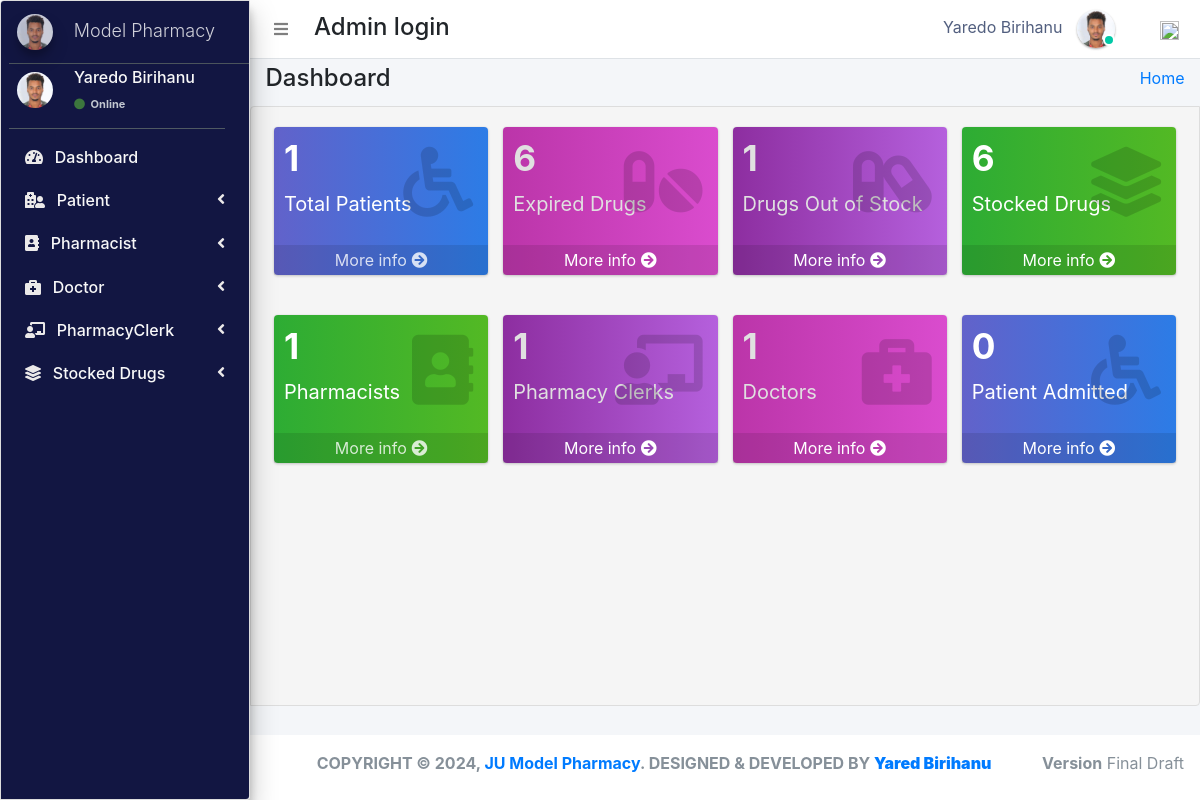
The page / (signed in) on the database its author committed.
### pharmacy/models.py (models this page shows, shortened)
class CustomUser(AbstractUser):
    user_type_data = ((1, "AdminHOD"), (2, "Pharmacist"), (3, "Doctor"), (4, "PharmacyClerk"),(5, "Patients"))
    user_type = models.CharField(default=1, choices=user_type_data, max_length=10)

class AdminHOD(models.Model):
    gender_category=(
        ('Male','Male'),
        ('Female','Female'),
    )
    admin = models.OneToOneField(CustomUser,null=True, on_delete = models.CASCADE)
    emp_no= models.CharField(max_length=100,null=True,blank=True)
    gender=models.CharField(max_length=100,null=True,choices=gender_category)
    mobile=models.CharField(max_length=10,null=True,blank=True)
    address=models.CharField(max_length=300,null=True,blank=True)
    profile_pic=models.ImageField(default="admin.png",null=True,blank=True)
    created_at = models.DateTimeField(auto_now_add=True)
    updated_at = models.DateTimeField(auto_now=True)
    date_employed=models.DateTimeField(auto_now_add=True, auto_now=False)
    objects = models.Manager()

### pharmacy/HODViews.py (the view)
# urls.py: path('',HODViews.adminDashboard,name='admin_dashboard'),
@login_required
def adminDashboard(request):
    patients_total=Patients.objects.all().count()
    doctors=Doctor.objects.all().count()
    pharmacist=Pharmacist.objects.all().count()
    receptionist=PharmacyClerk.objects.all().count()
    out_of_stock=Stock.objects.filter(quantity__lte=0).count()
    total_stock=Stock.objects.all().count()
    today = datetime.today()
    for_today = Patients.objects.filter(date_admitted__year=today.year, date_admitted__month=today.month, date_admitted__day=today.day).count()
    print(for_today)
    exipred=Stock.objects.annotate(
    expired=ExpressionWrapper(Q(valid_to__lt=Now()), output_field=BooleanField())
    ).filter(expired=True).count()
    context={
        "patients_total":patients_total,
        "expired_total":exipred,
        "out_of_stock":out_of_stock,
        "total_drugs":total_stock,
        "all_doctors":doctors,
        "all_pharmacists":pharmacist,
        "all_clerks":receptionist,
        "for_today":for_today
    }
    return render(request,'hod_templates/admin_dashboard.html',context)

### pharmacy/templates/hod_templates/admin_dashboard.html
 {% extends 'hod_templates/base_template.html'%} {% load static %} {% block page_title %}
<h4>Dashboard</h4> {% endblock page_title %} {% block main_content %}
<section class="content">
    <div class="container-fluid">
        <div class="col-lg-12 col-md-12 dash-icon">
            <div class="row">
                <div class="col-lg-3 col-md-6   col-sm-6">
                    <div class="small-box mojahi">
                        <div class="inner">
                            <h3>{{patients_total}}</h3>
                            <p>Total Patients</p>
                        </div>
                        <div class="icon uzer">
                            <i class="fas fa-wheelchair"></i>
                        </div>
                        <a href="" class="small-box-footer">More info <i class="fas fa-arrow-circle-right"></i></a>
                    </div>
                </div>
                <div class="col-lg-3 col-sm-6  col-sm-6">
                    <div class="small-box mojahi2">
                        <div class="inner">
                            <h3>{{expired_total}}</h3>
                            <p>Expired Drugs</p>
                        </div>
                        <div class="icon">
                            <i class="fas fa-pills"></i>
                        </div>
                        <a href="" class="small-box-footer text-white">More info <i class="fas fa-arrow-circle-right"></i></a>
                    </div>
                </div>
                <div class="col-lg-3 col-md-6  col-sm-6">
                    <div class="small-box mojahi3">
                        <div class="inner">
                            <h3>{{out_of_stock}}</h3>
                            <p>Drugs Out of Stock</p>
                        </div>
                        <div class="icon">
                            <i class="fas fa-capsules"></i>
                        </div>
                        <a href="" class="small-box-footer text-white">More info <i class="fas fa-arrow-circle-right"></i></a>
                    </div>
                </div>
                <div class="col-lg-3 col-md-6  col-sm-6">
                    <div class="small-box mojahi4">
                        <div class="inner">
                            <h3>{{total_drugs}}</h3>
                            <p>Stocked Drugs</p>
                        </div>
                        <div class="icon">
                            <i class="fas fa-layer-group"></i>
                        </div>
                        <a href="" class="small-box-footer text-white">More info <i class="fas fa-arrow-circle-right"></i></a>
                    </div>
                </div>
            </div>
            <div class="row">
                <div class="col-lg-3 col-md-6   col-sm-6">
                    <div class="small-box mojahi4">
                        <div class="inner">
                            <h3>{{all_pharmacists}}</h3>
                            <p>Pharmacists</p>
                        </div>
                        <div class="icon uzer">
                            <i class="fas  fa-address-book"></i>
                        </div>
                        <a href="" class="small-box-footer">More info <i class="fas fa-arrow-circle-right"></i></a>
                    </div>
                </div>
                <div class="col-lg-3 col-sm-6  col-sm-6">
                    <div class="small-box mojahi3">
                        <div class="inner">
                            <h3>{{all_clerks}}</h3>
                            <p> Pharmacy Clerks</p>
                        </div>
                        <div class="icon">
                            <i class="fas fa-chalkboard-teacher"></i>
                        </div>
                        <a href="" class="small-box-footer text-white">More info <i class="fas fa-arrow-circle-right"></i></a>
                    </div>
                </div>
                <div class="col-lg-3 col-md-6  col-sm-6">
                    <div class="small-box mojahi2">
                        <div class="inner">
                            <h3>{{all_doctors}}</h3>
                            <p>Doctors</p>
                        </div>
                        <div class="icon">
                            <i class="fas fa-briefcase-medical "></i>
                        </div>
                        <a href="" class="small-box-footer text-white">More info <i class="fas fa-arrow-circle-right"></i></a>
                    </div>
                </div>
                <div class="col-lg-3 col-md-6  col-sm-6">
                    <div class="small-box mojahi">
                        <div class="inner">
                            <h3>{{for_today}}</h3>
                            <p>Patient Admitted</p>
                        </div>
                        <div class="icon">
                            <i class="fas fa-wheelchair "></i>
                        </div>
                        <a href="" class="small-box-footer text-white">More info <i class="fas fa-arrow-circle-right"></i></a>
                    </div>
                </div>
            </div>
        </div>
    </div>
</section>
{% endblock main_content %}

### pharmacy/templates/hod_templates/base_template.html (shortened to what this page needs)
{% extends 'base_file.html' %} {% block htm %}
<body class="hold-transition sidebar-mini layout-fixed">
    <div class="wrapper">
        <nav class="main-header navbar navbar-expand navbar-white navbar-light">
            <ul class="navbar-nav">
                <li class="nav-item">
                    <a class="nav-link" data-widget="pushmenu" href="#" role="button"><i class="fas fa-bars"></i></a>
                </li>
            </ul>
            <h4 style="margin-left: 10px; margin-top: 5px;">Admin login </h4>
            <ul class="navbar-nav ml-auto">
                <li class="mx-3">
                    <a href="#" class="sm-submenu-with-image a">
                        <span>{{user.first_name}}  {{user.last_name}}</span>
                        <img src="{{request.user.adminhod.profile_pic.url}}" class="img-circle elevation-1" width="38" height="38" alt="">
                        <span class="avatar-status avatar-sm-status avatar-status-success"></span>
                    </a>
                </li>
                <li class="nav-item dropdown ml-3 low">
                    <a href="#" class="btn btn-outlined btn-black text-muted bg-transparent " data-toggle="dropdown" aria-expanded="false" data-wow-delay="0.7s"><img src="https://img.icons8.com/ios/50/000000/settings.png" width="19" height="19">
                    </a>
                </li>
            </ul>
        </nav>
        {% include 'hod_templates/sidebar.html'%}
        <div class="content-wrapper">
            <div class="content-header">
                <div class="container-fluid">
                    <div class="row ">
                        <div class="col-sm-6">
                            <h1 class="m-0 text-dark">
                                {% block page_title %} {% endblock page_title %}
                            </h1>
                        </div>
                        <div class="col-sm-6 ">
                            <ol class="breadcrumb float-sm-right">
                                <li class="breadcrumb-item"><a href="">Home</a></li>
                            </ol>
                        </div>
                    </div>
                </div>
            </div>
            {% block main_content %} {% endblock main_content %}
        </div>
        {% include 'hod_templates/footer.html'%}
    </div>
    {% endblock htm %}

### pharmacy/templates/hod_templates/sidebar.html (shortened to what this page needs)
<aside class="main-sidebar sidebar-dark-primary elevation-4">
    <a href="" class="brand-link ml-2">
        <img src="{{request.user.adminhod.profile_pic.url}}" alt="" width="36" height="36" class=" img-circle elevation-3" style="opacity: .8">
        <span class="brand-text font-weight-light mt-1 ml-3 mmust">Model Pharmacy</span>
    </a>
    <div class="sidebar">
        <div class="user-panel mr-3">
            <div class="pull-left image sm-submenu-with-image a ml-2 ">
                <img src="{{request.user.adminhod.profile_pic.url}}" class="img-circle mt-2" width="36" height="36" alt="User Image">
            </div>
            <div class="pull-left info">
                <p>{{user.first_name}} {{user.last_name}}</p>
                <a href="#"><i class="fa fa-circle text-success "></i> Online</a>
            </div>
        </div>
        <nav class="mt-2">
            <ul class="nav nav-pills nav-sidebar flex-column" data-widget="treeview" role="menu" data-accordion="false">
                <li class="nav-item">
                    <a href="{% url  'admin_dashboard' %}" class="nav-link">
                        <i class="fas fa-tachometer-alt mr-2"></i>
                        <p>
                            Dashboard
                        </p>
                    </a>
                </li>
                <li class="nav-item">
                    <a href="#" class="nav-link">
                        <i class="fas fa-hospital-user mr-2"></i>
                        <p>
                            Patient
                            <i class="right fas fa-angle-left"></i>
                        </p>
                    </a>
                </li>
                <li class="nav-item">
                    <a href="#" class="nav-link">
                        <i class="fas fa-address-book mr-2"></i>
                        <p>
                            Pharmacist
                            <i class="right fas fa-angle-left"></i>
                        </p>
                    </a>
                </li>
                <li class="nav-item">
                    <a href="#" class="nav-link">
                        <i class="fas fa-briefcase-medical mr-2"></i>
                        <p>
                            Doctor
                            <i class="right fas fa-angle-left"></i>
                        </p>
                    </a>
                </li>
                <li class="nav-item">
                    <a href="#" class="nav-link">
                        <i class="fas fa-chalkboard-teacher mr-2"></i>
                        <p>
                            PharmacyClerk
                            <i class="right fas fa-angle-left"></i>
                        </p>
                    </a>
                </li>
                <li class="nav-item">
                    <a href="#" class="nav-link">
                        <i class="fas fa-layer-group mr-2"></i>
                        <p>
                            Stocked Drugs
                            <i class="right fas fa-angle-left"></i>
                        </p>
                    </a>
                </li>
            </ul>
        </nav>
    </div>
</aside>

### rows shown on the page
CustomUser: first_name "Yaredo", last_name "Birihanu", user.adminhod.profile_pic (picture)

### other values the page prints
{{ patients_total }} "1"
{{ expired_total }} "6"
{{ out_of_stock }} "1"
{{ total_drugs }} "6"
{{ all_pharmacists }} "1"
{{ all_clerks }} "1"
{{ all_doctors }} "1"
{{ for_today }} "0"
